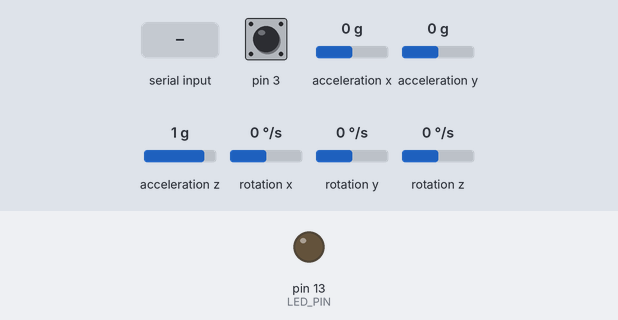
The sketch below on a simulated Arduino Leonardo, built with avr-gcc and run on an emulated ATmega32U4. Parts: output pins drawn as LEDs (lit = HIGH). Dashed ring = blinking. The test bench sets the inputs (shaded band); at power-on: pin 3 HIGH, acceleration x 0 g, acceleration y 0 g, acceleration z 1 g, rotation x 0 °/s, rotation y 0 °/s, rotation z 0 °/s. The sensor or clock chip raises its interrupt line as the real part does.

Above: at 1.8 s.
1.9 s: "1\n" received over the second serial link
At 3.47 s:
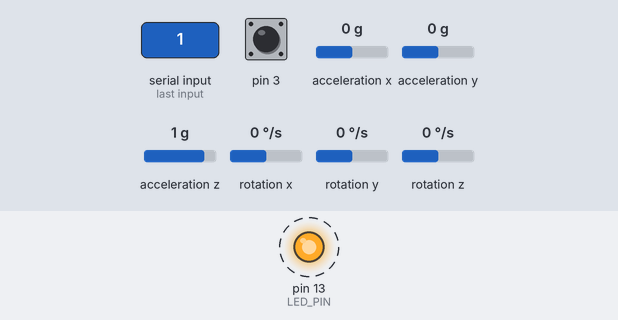
Timing chart, 0 to 10.9 s (numbered marks = the images above; inputs shaded):
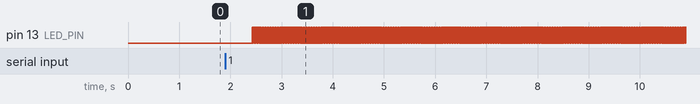

The sketch:

MPU6050_DMP6.ino
```cpp
// I2C device class (I2Cdev) demonstration Arduino sketch for MPU6050 class using DMP (MotionApps v2.0)
// 6/21/2012 by Jeff Rowberg <jeff@rowberg.net>
// Updates should (hopefully) always be available at https://github.com/jrowberg/i2cdevlib
//
// Changelog:
//     2012-06-21 - added note about Arduino 1.0.1 + Leonardo compatibility error
//     2012-06-20 - improved FIFO overflow handling and simplified read process
//     2012-06-19 - completely rearranged DMP initialization code and simplification
//     2012-06-13 - pull gyro and accel data from FIFO packet instead of reading directly
//     2012-06-09 - fix broken FIFO read sequence and change interrupt detection to RISING
//     2012-06-05 - add gravity-compensated initial reference frame acceleration output
//                - add 3D math helper file to DMP6 example sketch
//                - add Euler output and Yaw/Pitch/Roll output formats
//     2012-06-04 - remove accel offset clearing for better results (thanks Sungon Lee)
//     2012-06-01 - fixed gyro sensitivity to be 2000 deg/sec instead of 250
//     2012-05-30 - basic DMP initialization working

/* ============================================
I2Cdev device library code is placed under the MIT license
Copyright (c) 2012 Jeff Rowberg

Permission is hereby granted, free of charge, to any person obtaining a copy
of this software and associated documentation files (the "Software"), to deal
in the Software without restriction, including without limitation the rights
to use, copy, modify, merge, publish, distribute, sublicense, and/or sell
copies of the Software, and to permit persons to whom the Software is
furnished to do so, subject to the following conditions:

The above copyright notice and this permission notice shall be included in
all copies or substantial portions of the Software.

THE SOFTWARE IS PROVIDED "AS IS", WITHOUT WARRANTY OF ANY KIND, EXPRESS OR
IMPLIED, INCLUDING BUT NOT LIMITED TO THE WARRANTIES OF MERCHANTABILITY,
FITNESS FOR A PARTICULAR PURPOSE AND NONINFRINGEMENT. IN NO EVENT SHALL THE
AUTHORS OR COPYRIGHT HOLDERS BE LIABLE FOR ANY CLAIM, DAMAGES OR OTHER
LIABILITY, WHETHER IN AN ACTION OF CONTRACT, TORT OR OTHERWISE, ARISING FROM,
OUT OF OR IN CONNECTION WITH THE SOFTWARE OR THE USE OR OTHER DEALINGS IN
THE SOFTWARE.
===============================================
*/

// Arduino Wire library is required if I2Cdev I2CDEV_ARDUINO_WIRE implementation
// is used in I2Cdev.h
#include "Wire.h"

// I2Cdev and MPU6050 must be installed as libraries, or else the .cpp/.h files
// for both classes must be in the include path of your project
#include "I2Cdev.h"

#include "MPU6050_6Axis_MotionApps20.h"
//#include "MPU6050.h" // not necessary if using MotionApps include file

#include <SoftwareSerial.h>
SoftwareSerial swSerial(10,11);

// class default I2C address is 0x68
// specific I2C addresses may be passed as a parameter here
// AD0 low = 0x68 (default for SparkFun breakout and InvenSense evaluation board)
// AD0 high = 0x69
MPU6050 mpu;

/* =========================================================================
   NOTE: In addition to connection 3.3v, GND, SDA, and SCL, this sketch
   depends on the MPU-6050's INT pin being connected to the Arduino's
   external interrupt #0 pin. On the Arduino Uno and Mega 2560, this is
   digital I/O pin 2.
 * ========================================================================= */

/* =========================================================================
   NOTE: Arduino v1.0.1 with the Leonardo board generates a compile error
   when using Serial.write(buf, len). The Teapot output uses this method.
   The solution requires a modification to the Arduino USBAPI.h file, which
   is fortunately simple, but annoying. This will be fixed in the next IDE
   release. For more info, see these links:

   http://arduino.cc/forum/index.php/topic,109987.0.html
   http://code.google.com/p/arduino/issues/detail?id=958
 * ========================================================================= */


// uncomment "OUTPUT_READABLE_QUATERNION" if you want to see the actual
// quaternion components in a [w, x, y, z] format (not best for parsing
// on a remote host such as Processing or something though)
//#define OUTPUT_READABLE_QUATERNION

// uncomment "OUTPUT_READABLE_EULER" if you want to see Euler angles
// (in degrees) calculated from the quaternions coming from the FIFO.
// Note that Euler angles suffer from gimbal lock (for more info, see
// http://en.wikipedia.org/wiki/Gimbal_lock)
//#define OUTPUT_READABLE_EULER

// uncomment "OUTPUT_READABLE_YAWPITCHROLL" if you want to see the yaw/
// pitch/roll angles (in degrees) calculated from the quaternions coming
// from the FIFO. Note this also requires gravity vector calculations.
// Also note that yaw/pitch/roll angles suffer from gimbal lock (for
// more info, see: http://en.wikipedia.org/wiki/Gimbal_lock)
#define OUTPUT_READABLE_YAWPITCHROLL

// uncomment "OUTPUT_READABLE_REALACCEL" if you want to see acceleration
// components with gravity removed. This acceleration reference frame is
// not compensated for orientation, so +X is always +X according to the
// sensor, just without the effects of gravity. If you want acceleration
// compensated for orientation, us OUTPUT_READABLE_WORLDACCEL instead.
//#define OUTPUT_READABLE_REALACCEL

// uncomment "OUTPUT_READABLE_WORLDACCEL" if you want to see acceleration
// components with gravity removed and adjusted for the world frame of
// reference (yaw is relative to initial orientation, since no magnetometer
// is present in this case). Could be quite handy in some cases.
//#define OUTPUT_READABLE_WORLDACCEL

// uncomment "OUTPUT_TEAPOT" if you want output that matches the
// format used for the InvenSense teapot demo
//#define OUTPUT_TEAPOT


#define LED_PIN 13 // (Arduino is 13, Teensy is 11, Teensy++ is 6)
bool blinkState = false;

// MPU control/status vars
bool dmpReady = false;  // set true if DMP init was successful
uint8_t mpuIntStatus;   // holds actual interrupt status byte from MPU
uint8_t devStatus;      // return status after each device operation (0 = success, !0 = error)
uint16_t packetSize;    // expected DMP packet size (default is 42 bytes)
uint16_t fifoCount;     // count of all bytes currently in FIFO
uint8_t fifoBuffer[64]; // FIFO storage buffer

// orientation/motion vars
Quaternion q;           // [w, x, y, z]         quaternion container
VectorInt16 aa;         // [x, y, z]            accel sensor measurements
VectorInt16 aaReal;     // [x, y, z]            gravity-free accel sensor measurements
VectorInt16 aaWorld;    // [x, y, z]            world-frame accel sensor measurements
VectorFloat gravity;    // [x, y, z]            gravity vector
float euler[3];         // [psi, theta, phi]    Euler angle container
float ypr[3];           // [yaw, pitch, roll]   yaw/pitch/roll container and gravity vector

// packet structure for InvenSense teapot demo
uint8_t teapotPacket[14] = { '$', 0x02, 0,0, 0,0, 0,0, 0,0, 0x00, 0x00, '\r', '\n' };


// ================================================================
// ===               INTERRUPT DETECTION ROUTINE                ===
// ================================================================

volatile bool mpuInterrupt = false;     // indicates whether MPU interrupt pin has gone high
void dmpDataReady() {
    mpuInterrupt = true;
}


// ================================================================
// ===                      INITIAL SETUP                       ===
// ================================================================

void setup() {
    // join I2C bus (I2Cdev library doesn't do this automatically)
    Wire.begin();

    // initialize serial communication
    // (115200 chosen because it is required for Teapot Demo output, but it's
    // really up to you depending on your project)
    swSerial.begin(115200);
    delay(1000);

    // initialize device
    swSerial.println(F("Initializing I2C devices..."));
    mpu.initialize();

    // verify connection
    swSerial.println(F("Testing device connections..."));
    swSerial.println(mpu.testConnection() ? F("MPU6050 connection successful") : F("MPU6050 connection failed"));

    // wait for ready
    swSerial.println(F("\nSend any character to begin DMP programming and demo: "));
    while (swSerial.available() && swSerial.read()); // empty buffer
    while (!swSerial.available());                 // wait for data
    while (swSerial.available() && swSerial.read()); // empty buffer again

    // load and configure the DMP
    swSerial.println(F("Initializing DMP..."));
    devStatus = mpu.dmpInitialize();

    // make sure it worked (returns 0 if so)
    if (devStatus == 0) {
        // turn on the DMP, now that it's ready
        swSerial.println(F("Enabling DMP..."));
        mpu.setDMPEnabled(true);

        // enable Arduino interrupt detection
        swSerial.println(F("Enabling interrupt detection (Arduino external interrupt 0)..."));
        attachInterrupt(0, dmpDataReady, RISING);
        mpuIntStatus = mpu.getIntStatus();

        // set our DMP Ready flag so the main loop() function knows it's okay to use it
        swSerial.println(F("DMP ready! Waiting for first interrupt..."));
        dmpReady = true;

        // get expected DMP packet size for later comparison
        packetSize = mpu.dmpGetFIFOPacketSize();
    } else {
        // ERROR!
        // 1 = initial memory load failed
        // 2 = DMP configuration updates failed
        // (if it's going to break, usually the code will be 1)
        swSerial.print(F("DMP Initialization failed (code "));
        swSerial.print(devStatus);
        swSerial.println(F(")"));
    }

    // configure LED for output
    pinMode(LED_PIN, OUTPUT);
}


// ================================================================
// ===                    MAIN PROGRAM LOOP                     ===
// ================================================================

void loop() {
    // if programming failed, don't try to do anything
    if (!dmpReady) return;

    // wait for MPU interrupt or extra packet(s) available
    while (!mpuInterrupt && fifoCount < packetSize) {
        // other program behavior stuff here
        // .
        // .
        // .
        // if you are really paranoid you can frequently test in between other
        // stuff to see if mpuInterrupt is true, and if so, "break;" from the
        // while() loop to immediately process the MPU data
        // .
        // .
        // .
    }

    // reset interrupt flag and get INT_STATUS byte
    mpuInterrupt = false;
    mpuIntStatus = mpu.getIntStatus();

    // get current FIFO count
    fifoCount = mpu.getFIFOCount();

    // check for overflow (this should never happen unless our code is too inefficient)
    if ((mpuIntStatus & 0x10) || fifoCount == 1024) {
        // reset so we can continue cleanly
        mpu.resetFIFO();
        swSerial.println(F("FIFO overflow!"));

    // otherwise, check for DMP data ready interrupt (this should happen frequently)
    } else if (mpuIntStatus & 0x02) {
        // wait for correct available data length, should be a VERY short wait
        while (fifoCount < packetSize) fifoCount = mpu.getFIFOCount();

        // read a packet from FIFO
        mpu.getFIFOBytes(fifoBuffer, packetSize);

        // track FIFO count here in case there is > 1 packet available
        // (this lets us immediately read more without waiting for an interrupt)
        fifoCount -= packetSize;

        #ifdef OUTPUT_READABLE_QUATERNION
            // display quaternion values in easy matrix form: w x y z
            mpu.dmpGetQuaternion(&q, fifoBuffer);
            swSerial.print("quat\t");
            swSerial.print(q.w);
            swSerial.print("\t");
            swSerial.print(q.x);
            swSerial.print("\t");
            swSerial.print(q.y);
            swSerial.print("\t");
            swSerial.println(q.z);
        #endif

        #ifdef OUTPUT_READABLE_EULER
            // display Euler angles in degrees
            mpu.dmpGetQuaternion(&q, fifoBuffer);
            mpu.dmpGetEuler(euler, &q);
            swSerial.print("euler\t");
            swSerial.print(euler[0] * 180/M_PI);
            swSerial.print("\t");
            swSerial.print(euler[1] * 180/M_PI);
            swSerial.print("\t");
            swSerial.println(euler[2] * 180/M_PI);
        #endif

        #ifdef OUTPUT_READABLE_YAWPITCHROLL
            // display Euler angles in degrees
            mpu.dmpGetQuaternion(&q, fifoBuffer);
            mpu.dmpGetGravity(&gravity, &q);
            mpu.dmpGetYawPitchRoll(ypr, &q, &gravity);
            swSerial.print("ypr\t");
            swSerial.print(ypr[0] * 180/M_PI);
            swSerial.print("\t");
            swSerial.print(ypr[1] * 180/M_PI);
            swSerial.print("\t");
            swSerial.println(ypr[2] * 180/M_PI);
        #endif

        #ifdef OUTPUT_READABLE_REALACCEL
            // display real acceleration, adjusted to remove gravity
            mpu.dmpGetQuaternion(&q, fifoBuffer);
            mpu.dmpGetAccel(&aa, fifoBuffer);
            mpu.dmpGetGravity(&gravity, &q);
            mpu.dmpGetLinearAccel(&aaReal, &aa, &gravity);
            swSerial.print("areal\t");
            swSerial.print(aaReal.x);
            swSerial.print("\t");
            swSerial.print(aaReal.y);
            swSerial.print("\t");
            swSerial.println(aaReal.z);
        #endif

        #ifdef OUTPUT_READABLE_WORLDACCEL
            // display initial world-frame acceleration, adjusted to remove gravity
            // and rotated based on known orientation from quaternion
            mpu.dmpGetQuaternion(&q, fifoBuffer);
            mpu.dmpGetAccel(&aa, fifoBuffer);
            mpu.dmpGetGravity(&gravity, &q);
            mpu.dmpGetLinearAccel(&aaReal, &aa, &gravity);
            mpu.dmpGetLinearAccelInWorld(&aaWorld, &aaReal, &q);
            swSerial.print("aworld\t");
            swSerial.print(aaWorld.x);
            swSerial.print("\t");
            swSerial.print(aaWorld.y);
            swSerial.print("\t");
            swSerial.println(aaWorld.z);
        #endif

        #ifdef OUTPUT_TEAPOT
            // display quaternion values in InvenSense Teapot demo format:
            teapotPacket[2] = fifoBuffer[0];
            teapotPacket[3] = fifoBuffer[1];
            teapotPacket[4] = fifoBuffer[4];
            teapotPacket[5] = fifoBuffer[5];
            teapotPacket[6] = fifoBuffer[8];
            teapotPacket[7] = fifoBuffer[9];
            teapotPacket[8] = fifoBuffer[12];
            teapotPacket[9] = fifoBuffer[13];
            swSerial.write(teapotPacket, 14);
            teapotPacket[11]++; // packetCount, loops at 0xFF on purpose
        #endif

        // blink LED to indicate activity
        blinkState = !blinkState;
        digitalWrite(LED_PIN, blinkState);

    }
}
```

Measured:
- after the input at 1.9 s, pin 13 (LED_PIN): alternates HIGH for 0.01 s and LOW for 0.01 s, starting after 0.53 s
